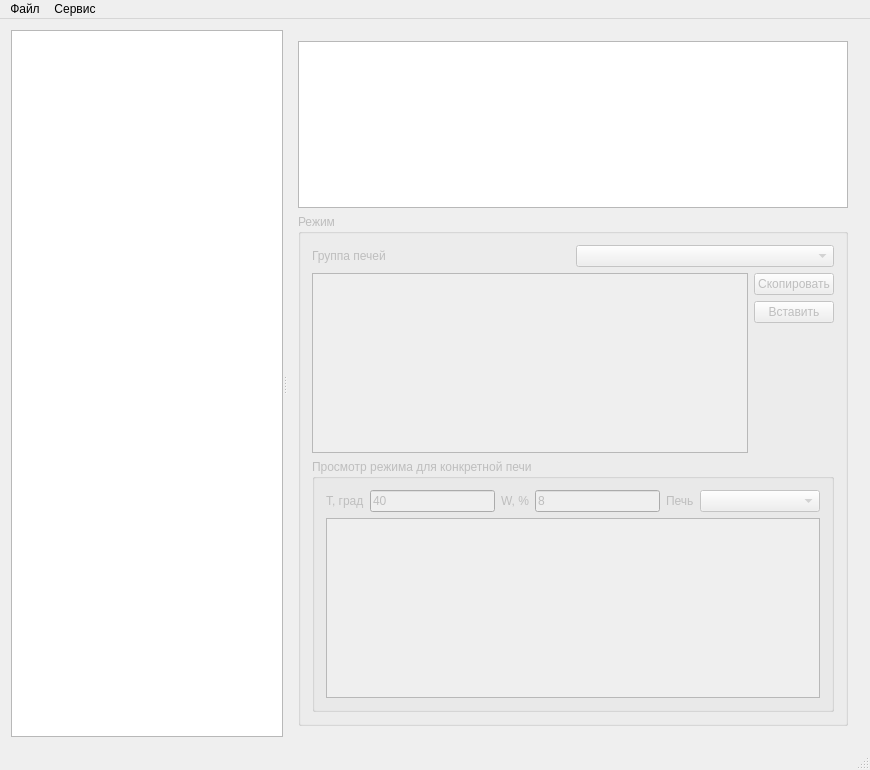
<?xml version="1.0" encoding="UTF-8"?>
<ui version="4.0">
 <class>MainWindow</class>
 <widget class="QMainWindow" name="MainWindow">
  <property name="geometry">
   <rect>
    <x>0</x>
    <y>0</y>
    <width>870</width>
    <height>770</height>
   </rect>
  </property>
  <property name="windowTitle">
   <string>Режимы термообработки</string>
  </property>
  <widget class="QWidget" name="centralWidget">
   <layout class="QVBoxLayout" name="verticalLayout_5">
    <item>
     <widget class="QSplitter" name="splitter">
      <property name="orientation">
       <enum>Qt::Horizontal</enum>
      </property>
      <widget class="QTableView" name="tableViewElDim">
       <property name="selectionMode">
        <enum>QAbstractItemView::SingleSelection</enum>
       </property>
       <property name="selectionBehavior">
        <enum>QAbstractItemView::SelectRows</enum>
       </property>
       <attribute name="verticalHeaderVisible">
        <bool>false</bool>
       </attribute>
      </widget>
      <widget class="QWidget" name="layoutWidget">
       <layout class="QVBoxLayout" name="verticalLayout_4">
        <item>
         <widget class="Viewer" name="tableViewPrg">
          <property name="selectionMode">
           <enum>QAbstractItemView::SingleSelection</enum>
          </property>
          <property name="selectionBehavior">
           <enum>QAbstractItemView::SelectRows</enum>
          </property>
         </widget>
        </item>
        <item>
         <widget class="QGroupBox" name="groupBoxCont">
          <property name="enabled">
           <bool>false</bool>
          </property>
          <property name="title">
           <string>Режим</string>
          </property>
          <layout class="QVBoxLayout" name="verticalLayout_3">
           <item>
            <layout class="QHBoxLayout" name="horizontalLayout_3">
             <item>
              <widget class="QLabel" name="label_4">
               <property name="text">
                <string>Группа печей</string>
               </property>
              </widget>
             </item>
             <item>
              <widget class="QComboBox" name="comboBoxGrp"/>
             </item>
            </layout>
           </item>
           <item>
            <layout class="QHBoxLayout" name="horizontalLayout_2">
             <item>
              <widget class="Viewer" name="tableViewCont"/>
             </item>
             <item>
              <layout class="QVBoxLayout" name="verticalLayout_2">
               <item>
                <widget class="QPushButton" name="pushButtonCopy">
                 <property name="text">
                  <string>Скопировать</string>
                 </property>
                </widget>
               </item>
               <item>
                <widget class="QPushButton" name="pushButtonPaste">
                 <property name="enabled">
                  <bool>false</bool>
                 </property>
                 <property name="text">
                  <string>Вставить</string>
                 </property>
                </widget>
               </item>
               <item>
                <spacer name="verticalSpacer">
                 <property name="orientation">
                  <enum>Qt::Vertical</enum>
                 </property>
                 <property name="sizeHint" stdset="0">
                  <size>
                   <width>20</width>
                   <height>40</height>
                  </size>
                 </property>
                </spacer>
               </item>
              </layout>
             </item>
            </layout>
           </item>
           <item>
            <widget class="QGroupBox" name="groupBox">
             <property name="title">
              <string>Просмотр режима для конкретной печи</string>
             </property>
             <layout class="QVBoxLayout" name="verticalLayout">
              <item>
               <layout class="QHBoxLayout" name="horizontalLayout">
                <item>
                 <widget class="QLabel" name="label">
                  <property name="text">
                   <string>T, град</string>
                  </property>
                 </widget>
                </item>
                <item>
                 <widget class="DoubleLineEdit" name="lineEditT">
                  <property name="text">
                   <string>40</string>
                  </property>
                 </widget>
                </item>
                <item>
                 <widget class="QLabel" name="label_2">
                  <property name="text">
                   <string>W, %</string>
                  </property>
                 </widget>
                </item>
                <item>
                 <widget class="DoubleLineEdit" name="lineEditW">
                  <property name="text">
                   <string>8</string>
                  </property>
                 </widget>
                </item>
                <item>
                 <widget class="QLabel" name="label_3">
                  <property name="text">
                   <string>Печь</string>
                  </property>
                 </widget>
                </item>
                <item>
                 <widget class="QComboBox" name="comboBoxOvn">
                  <property name="minimumSize">
                   <size>
                    <width>120</width>
                    <height>0</height>
                   </size>
                  </property>
                 </widget>
                </item>
               </layout>
              </item>
              <item>
               <widget class="QTableView" name="tableViewOvn">
                <attribute name="verticalHeaderVisible">
                 <bool>false</bool>
                </attribute>
               </widget>
              </item>
             </layout>
            </widget>
           </item>
          </layout>
         </widget>
        </item>
       </layout>
      </widget>
     </widget>
    </item>
   </layout>
  </widget>
  <widget class="QMenuBar" name="menuBar">
   <property name="geometry">
    <rect>
     <x>0</x>
     <y>0</y>
     <width>870</width>
     <height>20</height>
    </rect>
   </property>
   <widget class="QMenu" name="menu">
    <property name="title">
     <string>Файл</string>
    </property>
    <addaction name="actionExit"/>
   </widget>
   <widget class="QMenu" name="menu_2">
    <property name="title">
     <string>Сервис</string>
    </property>
    <addaction name="actionElDim"/>
    <addaction name="actionRcp"/>
    <addaction name="actionOvn"/>
    <addaction name="actionGrp"/>
   </widget>
   <addaction name="menu"/>
   <addaction name="menu_2"/>
  </widget>
  <widget class="QStatusBar" name="statusBar"/>
  <action name="actionExit">
   <property name="text">
    <string>Выход</string>
   </property>
  </action>
  <action name="actionElDim">
   <property name="text">
    <string>Обновить список марок/диаметров</string>
   </property>
  </action>
  <action name="actionRcp">
   <property name="text">
    <string>Обновить рецептуры</string>
   </property>
  </action>
  <action name="actionOvn">
   <property name="text">
    <string>Обновить список печей</string>
   </property>
  </action>
  <action name="actionGrp">
   <property name="text">
    <string>Обновить список групп</string>
   </property>
  </action>
 </widget>
 <layoutdefault spacing="6" margin="11"/>
 <customwidgets>
  <customwidget>
   <class>Viewer</class>
   <extends>QTableView</extends>
   <header>viewer.h</header>
  </customwidget>
  <customwidget>
   <class>DoubleLineEdit</class>
   <extends>QLineEdit</extends>
   <header>viewer.h</header>
  </customwidget>
 </customwidgets>
 <resources/>
 <connections/>
</ui>
